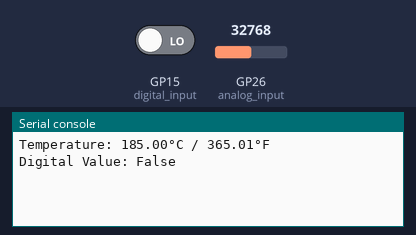
This program was run on a simulated Raspberry Pi Pico running CircuitPython. Parts: the last lines printed to the serial console. The inputs (shaded band) are chosen by the test bench; at power-on: GP15 (digital_input) LOW, GP26 (analog_input) = 32768 (analog values on the 0–65535 scale).

Above: at 1.2 s.
1.3 s: GP15 (digital_input) driven HIGH
At 3.0 s:
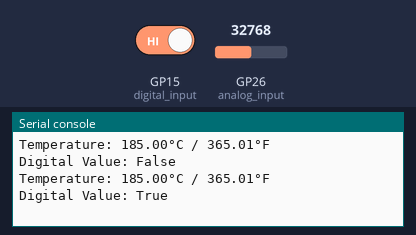
5.5 s: GP26 (analog_input) set to 45874
At 7.3 s:
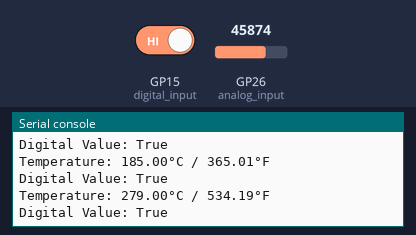
8.2 s: GP26 (analog_input) set to 57670
At 10.4 s:
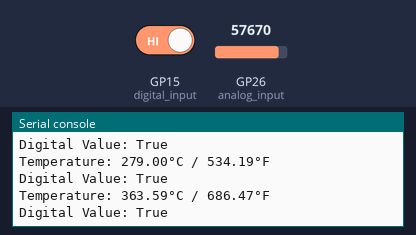
Timing chart, 0 to 11.9 s (numbered marks = the images above; inputs shaded):
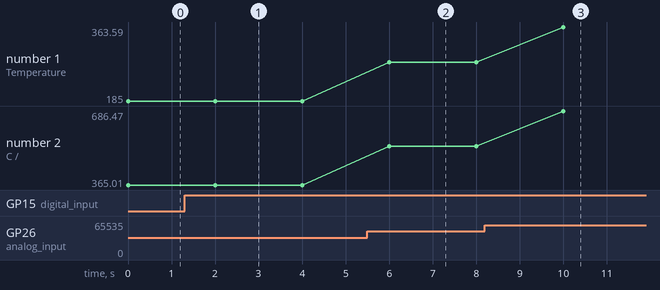

The program:

digital_therm.py
```python
import time
import board
import analogio
import digitalio

# Initialize analog input for AO
analog_input = analogio.AnalogIn(board.GP26)

# Initialize digital input for DO
digital_input = digitalio.DigitalInOut(board.GP15)
digital_input.direction = digitalio.Direction.INPUT

# Function to read analog value and convert to temperature
def read_temperature():
    # Read the analog value (0-65535)
    analog_value = analog_input.value

    # Convert the analog value to a voltage (0-3.3V)
    voltage = (analog_value / 65535) * 4.7

    # Adjust the conversion formula based on your sensor's characteristics
    # This is a placeholder conversion; you may need a specific formula for your sensor
    temperature_c = (voltage - 0.5) * 100  # Adjusted conversion

    return temperature_c

# Function to convert Celsius to Fahrenheit
def celsius_to_fahrenheit(celsius):
    return (celsius * 9/5) + 32

# Function to read digital value
def read_digital():
    return digital_input.value

# Main loop
while True:
    temperature_c = read_temperature()
    temperature_f = celsius_to_fahrenheit(temperature_c)
    digital_value = read_digital()

    # Print the values
    print(f"Temperature: {temperature_c:.2f}°C / {temperature_f:.2f}°F")
    print(f"Digital Value: {digital_value}")

    time.sleep(2)
```

Measured:
- after the input at 1.3 s, the serial console: prints a new line after 0.70 s (image 1)
- after the input at 5.5 s, the serial console: prints a new line after 0.50 s (image 2)
- after the input at 8.2 s, the serial console: prints a new line after 1.8 s (image 3)
- plotted number 1: 185 → 279 after the input at 5.5 s, 279 → 363.59 after the input at 8.2 s
- plotted number 2: 365.01 → 534.19 after the input at 5.5 s, 534.19 → 686.47 after the input at 8.2 s
